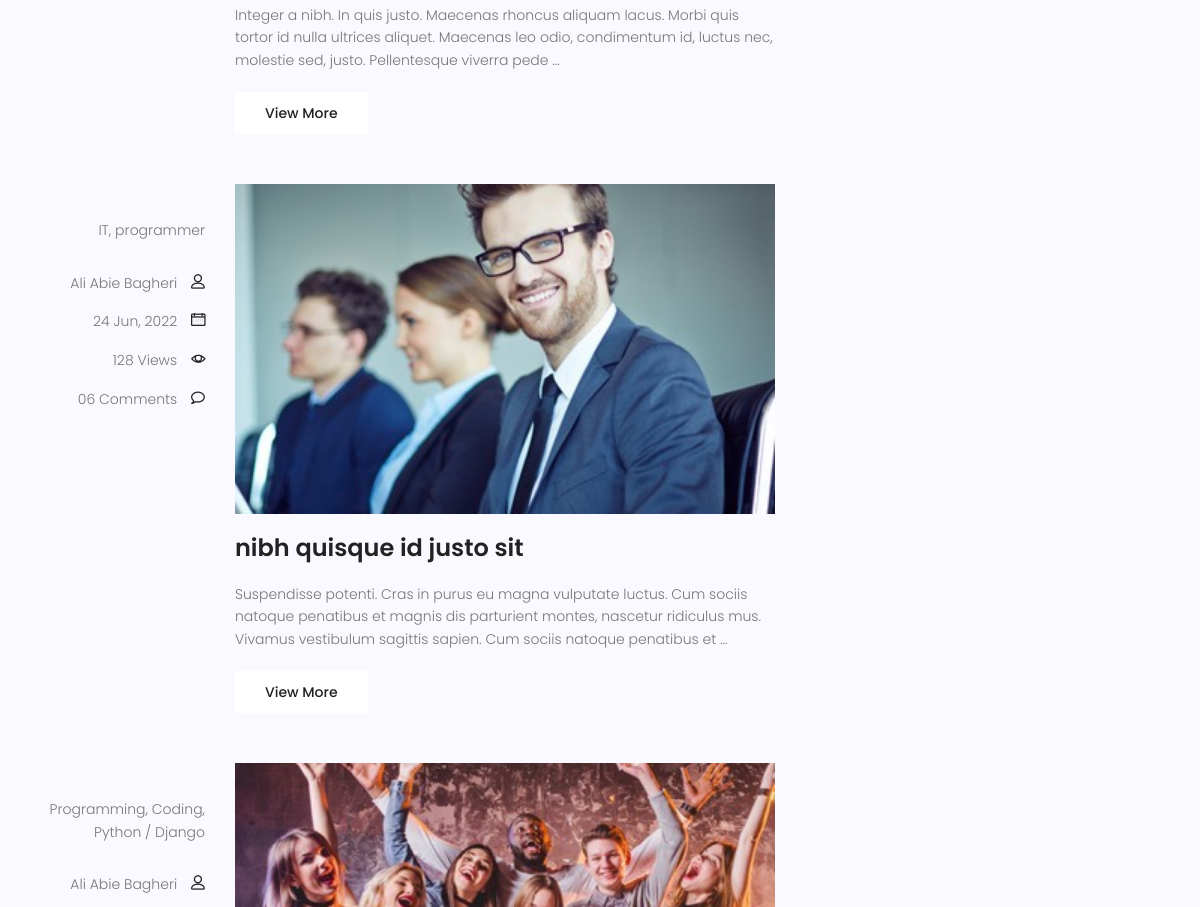
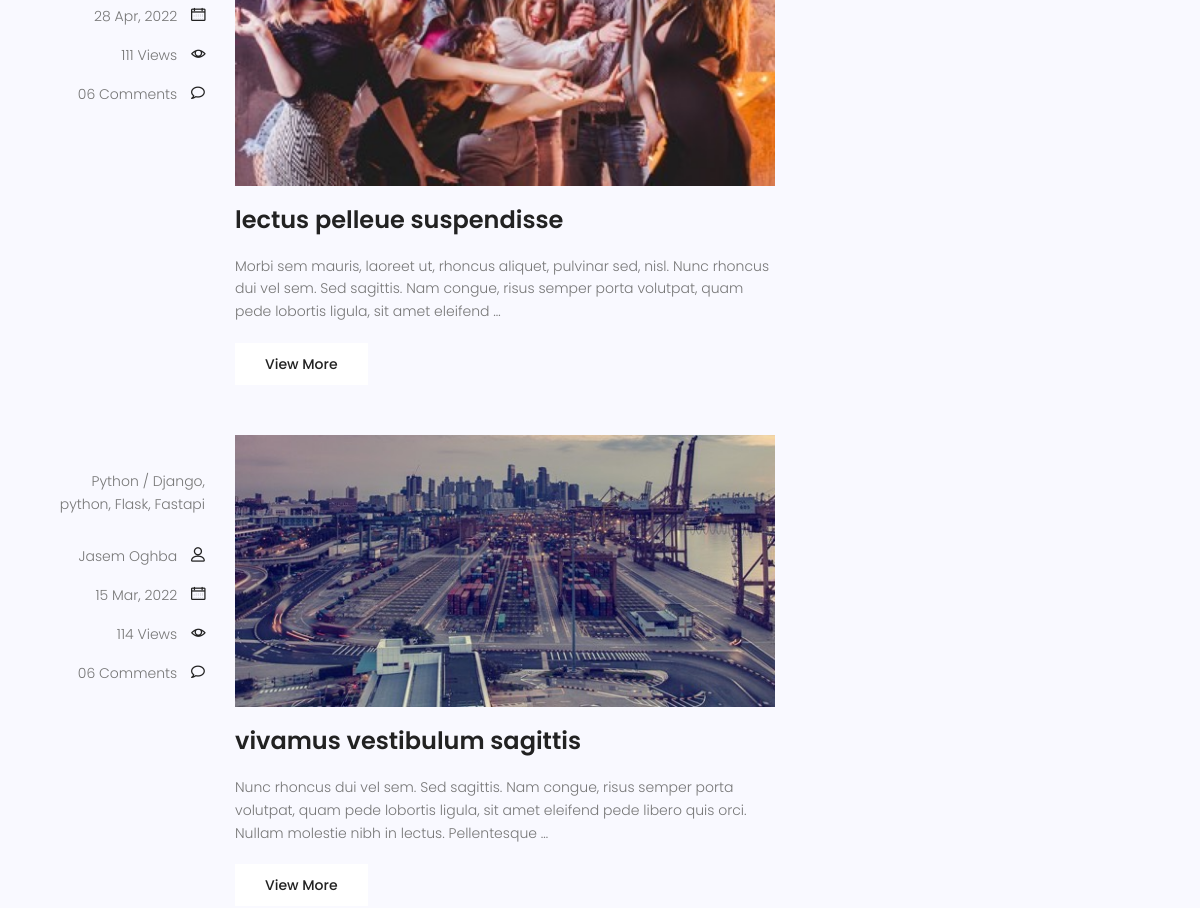
/blog/ (middle part), run on an earlier commit of the app's database (2 pictures, top to bottom).
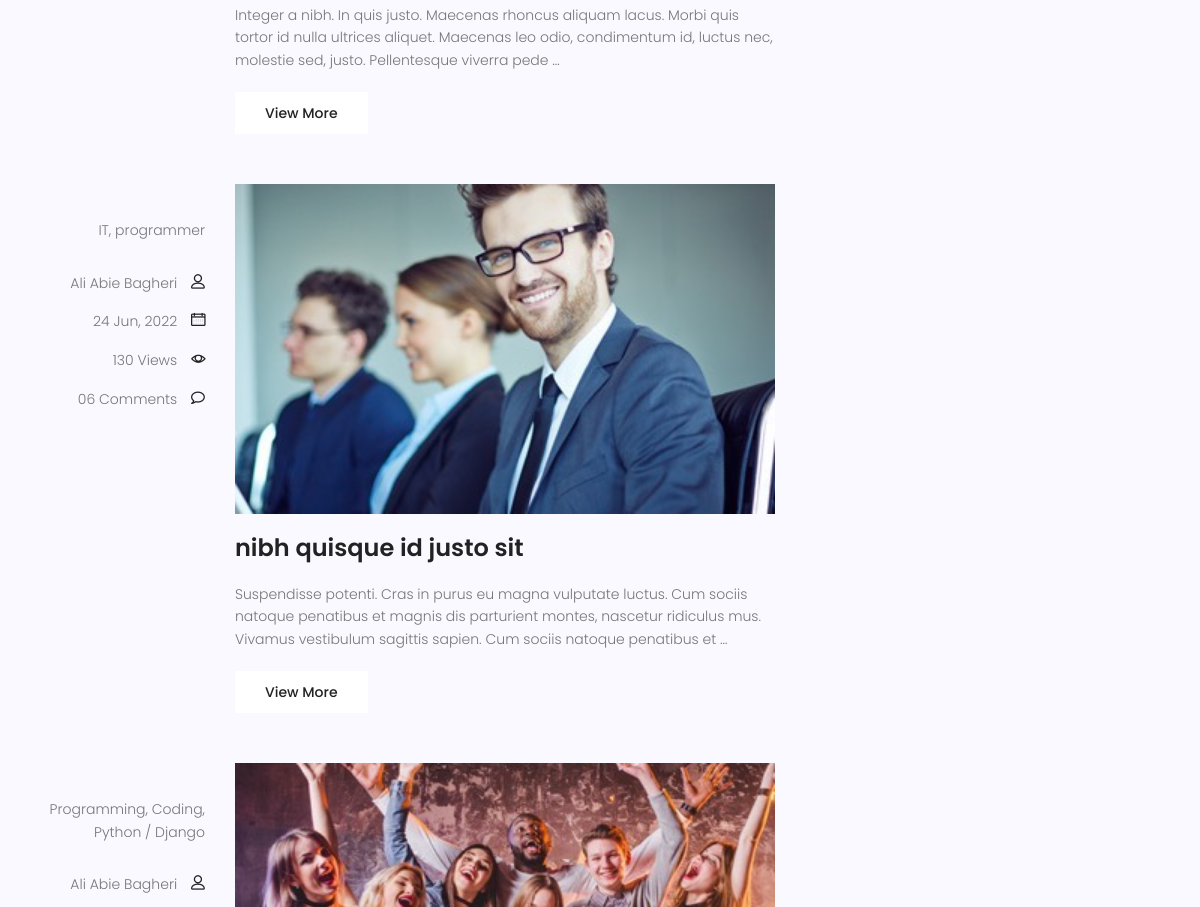
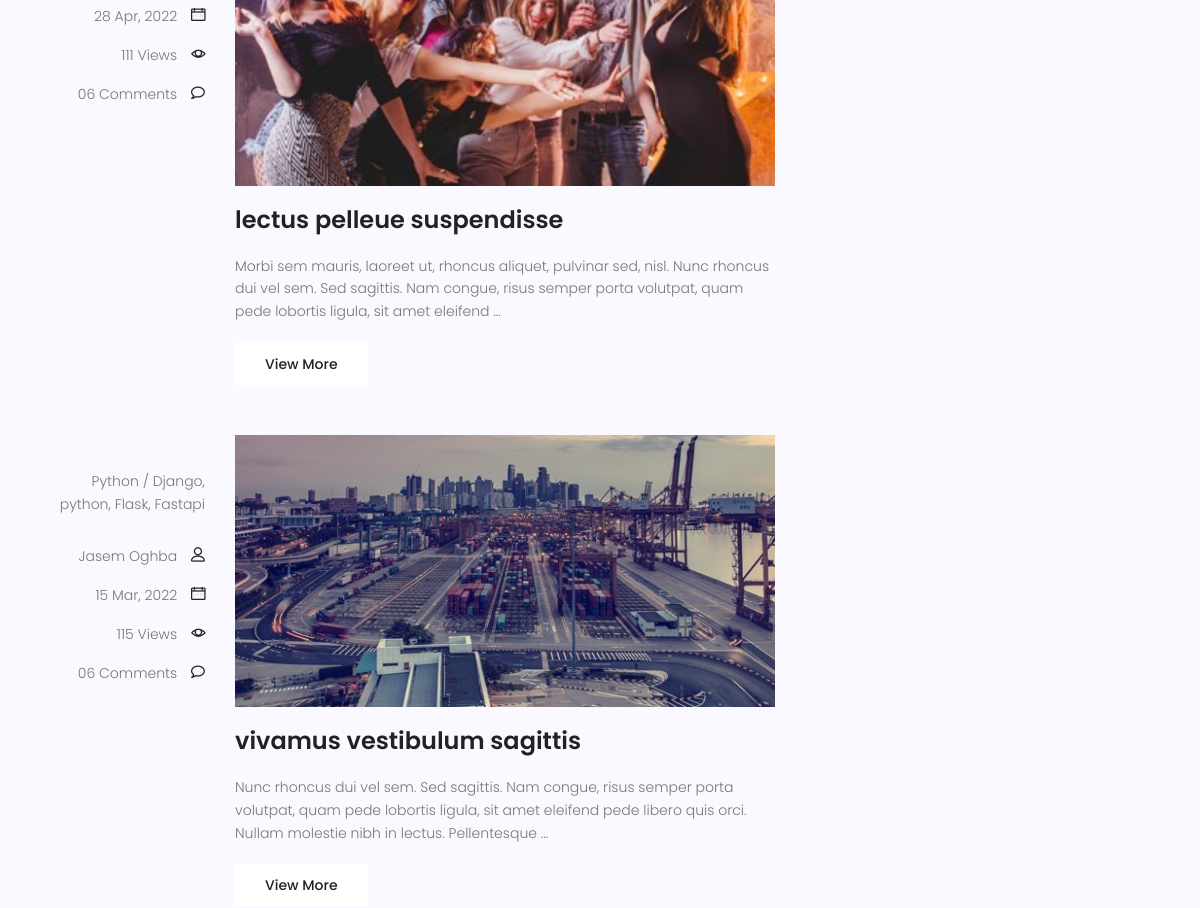
And on a later commit of the database (2 pictures, top to bottom).
### blog/models.py (models this page shows, shortened)
class Post(models.Model):
    author = models.ForeignKey(to=User, on_delete=models.SET_NULL, null=True)
    image = models.ImageField(upload_to='blog_post/', default='blog_post/default.jpg')
    title = models.CharField(max_length=255)
    content = models.TextField()
    category = models.ManyToManyField(to=Category)
    counted_views = models.IntegerField(default=0)
    status = models.BooleanField(default=False)
    publish_date = models.DateTimeField(null=True)
    created_date = models.DateTimeField(auto_now_add=True)
    updated_date = models.DateTimeField(auto_now=True)
    class Meta:
        ordering = ['-publish_date']
    def snippet(self):
        words = self.content.split()[:30]
        return f'{" ".join(words)} ...'

class Category(models.Model):
    name = models.CharField(max_length=255)
    def __str__(self):
        return self.name

### blog/views.py (the view)
# urls.py: path('', blog_home_view, name='home'),
def blog_home_view(request):
    all_post = Post.objects.filter(publish_date__lte=timezone.now(), status=True)
    context = {'all_post': all_post}
    return render(request, template_name='blog/blog-home.html', context=context)

### blog/templatetags/blog_tags.py (called while the page is built)
@register.inclusion_tag('blog/blog-post-category.html')
def post_categories():
    categories = Category.objects.all()
    posts = Post.objects.filter(publish_date__lte=timezone.now(), status=True)
    post_categories_count = {}
    for category in categories:
        post_categories_count[category.name] = posts.filter(category=category).count()
    return {'post_cats_count': post_categories_count}

### blog/templates/blog/blog-home.html (shortened to what this page needs)
{% extends 'base.html' %}
{% load blog_tags %}
{% load static %}
{% block content %}
<section class="post-content-area">
    <div class="container">
        <div class="row">
            <div class="col-lg-8 posts-list">
                {% for post in all_post %}
                    <div class="single-post row">
                    <div class="col-lg-3  col-md-3 meta-details">
                        <ul class="tags">
                            {{ post.category.all|join:", " }}
                        </ul>
                        <div class="user-details row">
                            <p class="user-name col-lg-12 col-md-12 col-6"><a href="#">{{ post.author.get_full_name }}</a> <span
                                    class="lnr lnr-user"></span></p>
                            <p class="date col-lg-12 col-md-12 col-6"><a href="#">{{ post.publish_date | date:'d M, Y' }}</a> <span
                                    class="lnr lnr-calendar-full"></span></p>
                            <p class="view col-lg-12 col-md-12 col-6"><a href="#">{{ post.counted_views }} Views</a> <span
                                    class="lnr lnr-eye"></span></p>
                            <p class="comments col-lg-12 col-md-12 col-6"><a href="#">06 Comments</a> <span
                                    class="lnr lnr-bubble"></span></p>
                        </div>
                    </div>
                    <div class="col-lg-9 col-md-9 ">
                        <div class="feature-img">
                            <img class="img-fluid" src="{{ post.image.url }}" alt="">
                        </div>
                        <a class="posts-title" href="{% url 'blog:single' post.id %}"><h3>{{ post.title }}</h3>
                        </a>
                        <p class="excert">
                            {{ post.content|truncatewords:30 }}
                        </p>
                        <a href="{% url 'blog:single' post.id %}" class="primary-btn">View More</a>
                    </div>
                </div>
                {% endfor %}
            </div>
            <div class="col-lg-4 sidebar-widgets">
            </div>
        </div>
    </div>
</section>
{% endblock %}

What changed in the data, as far as the page shows it:
changed Post "nibh quisque id justo sit": counted_views "128" → "130"
changed Post "vivamus vestibulum sagittis": counted_views "114" → "115"
